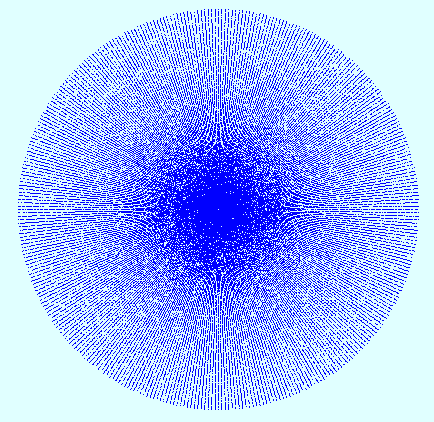

The Python source for this figure:
"""
   打点法画圆球.py
"""
import turtle
import random

turtle.delay(0)                  # 设定绘画延时为0毫秒 
turtle.speed(0)                  # 设定移动速度为最快
turtle.penup()                   # 抬笔
turtle.color('blue')             # 设定颜色为蓝色
turtle.bgcolor('light cyan')     # 设定背景颜色为淡青色

while True:                      # 重复执行 
    angle = random.randint(1,360)# 产生1到360范围内的值
    turtle.seth(angle)           # 设定方向为angle
    d = random.randint(1,200)    # 产生1到200范围内的值
    turtle.fd(d)                 # 朝其方向前进d 
    turtle.dot(2)                # 打点
    turtle.home()                # 回家
